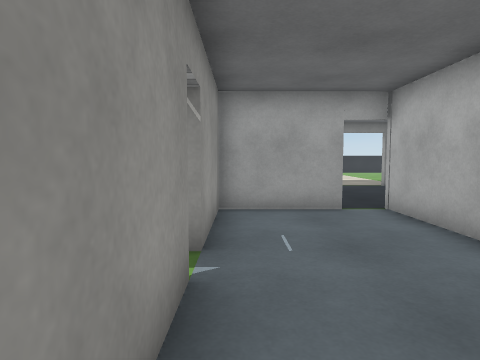
View 1 (above)

24 first-person views from a walk through a scene from a Unity 3-D project. The camera is 1.2 m above the floor, tilts 4° down and sees 75° across. The floor is counted in squares, 1 m on a side. Each view is taken from the middle of a square. On the plan, view 1 faces up. The plan holds only what a view shows up to about 13 squares ahead; the rest is blank. The place goes on beyond the plan. The player character is not drawn. Surface patterns are stand-ins for the level's own textures.

View 2
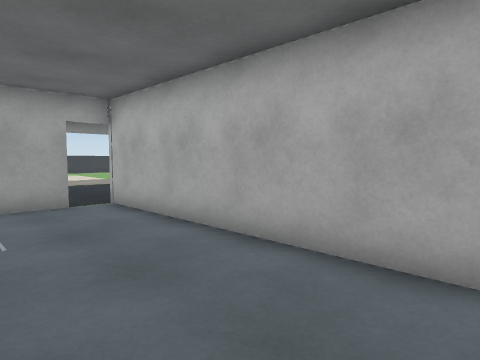

View 3
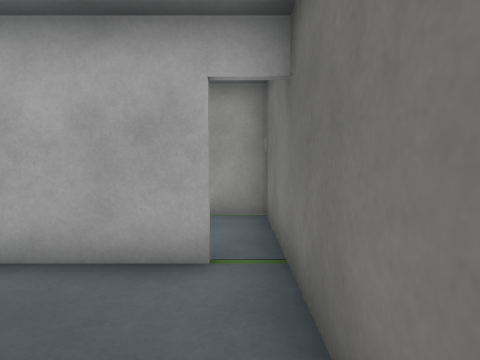

View 4
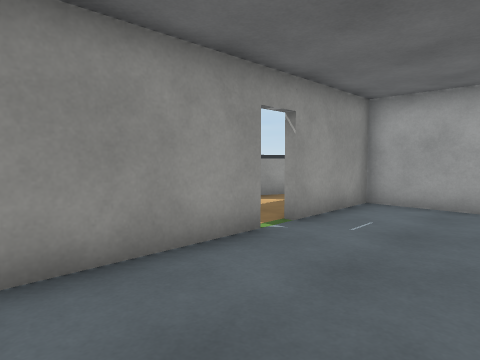

View 5
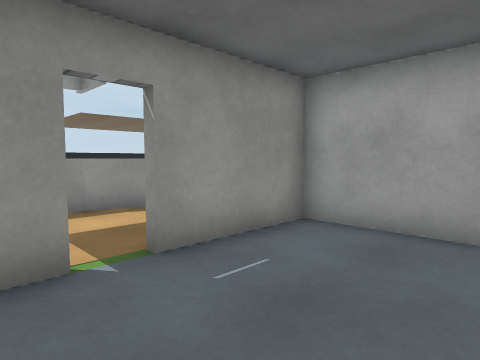

View 6
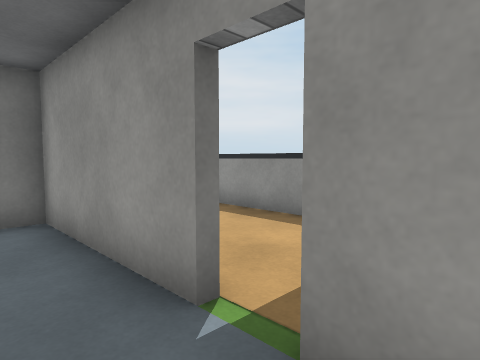

View 7
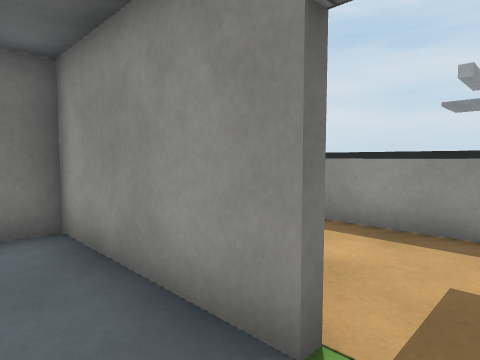

View 8
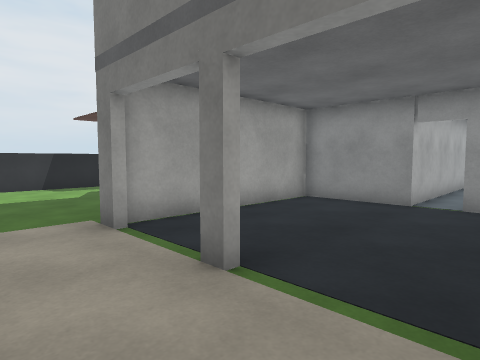

View 9
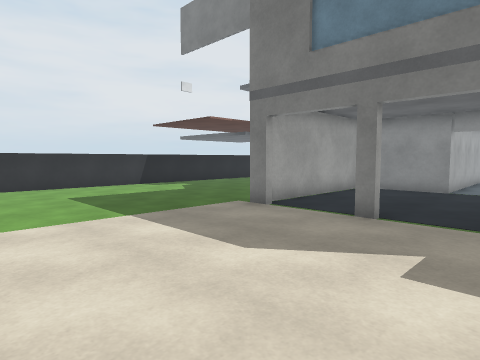

View 10
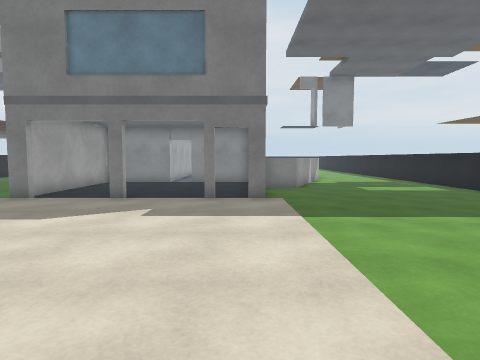

View 11
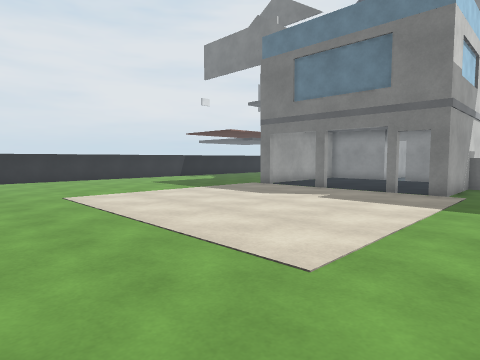

View 12
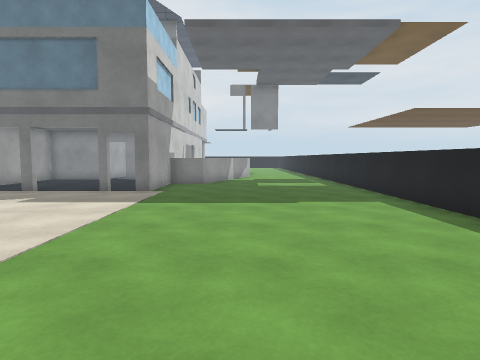

View 13
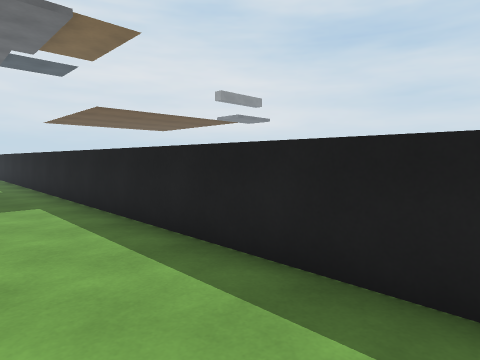

View 14
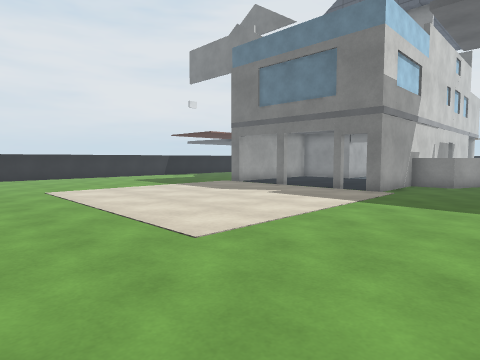

View 15
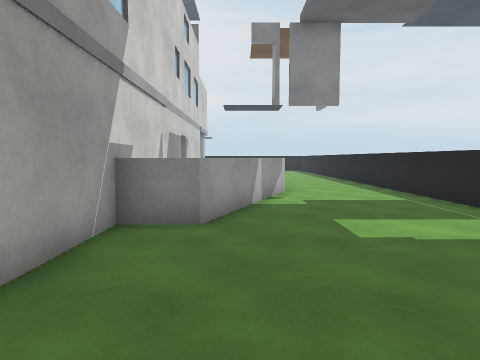

View 16
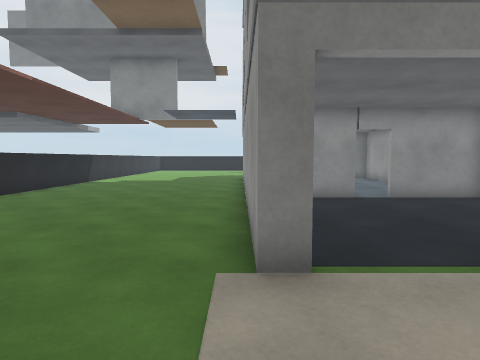

View 17
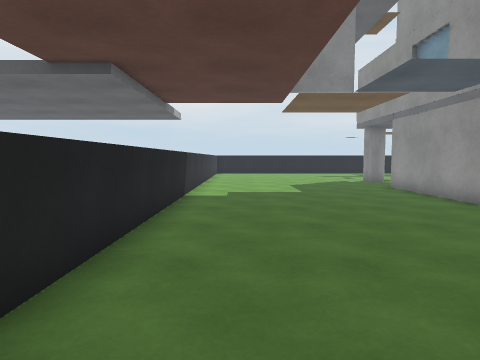

View 18
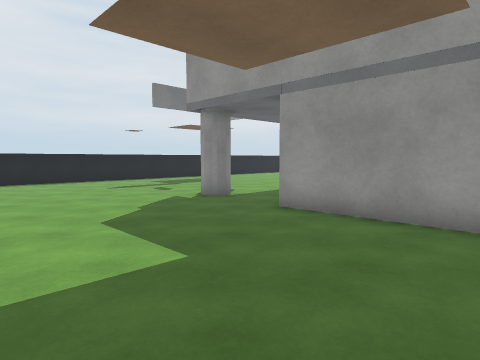

View 19
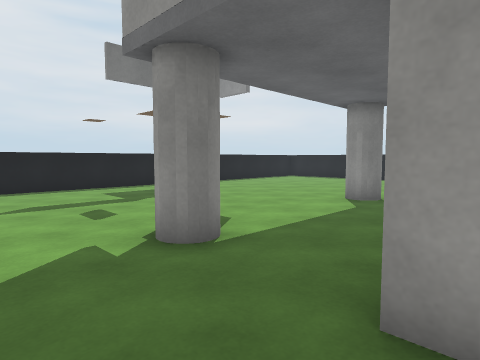

View 20
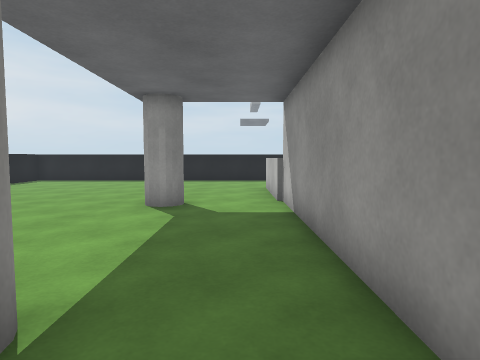

View 21
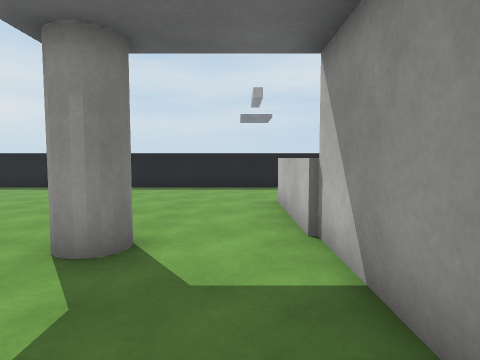

View 22
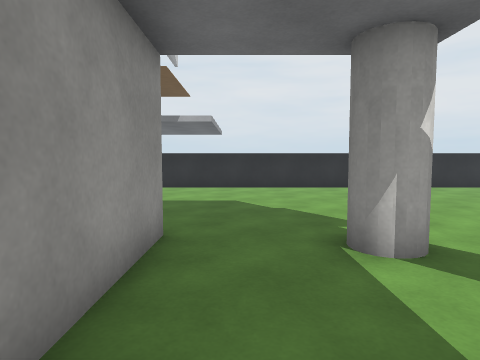

View 23
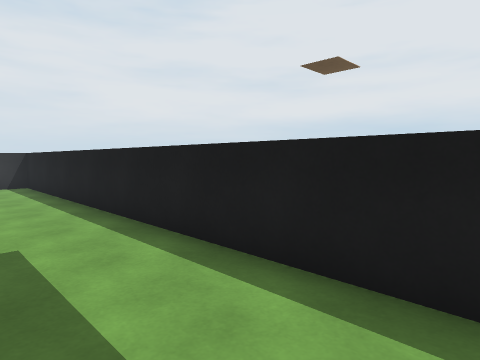

View 24
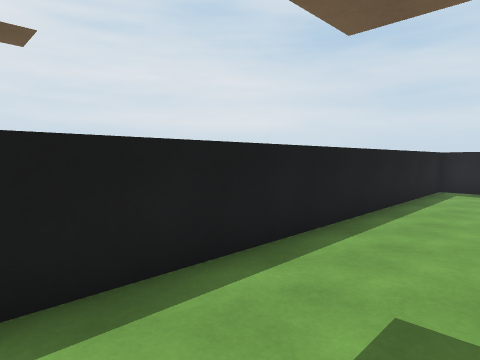

### Floor plan
Points are (right, up) in squares from view 1. A wall is a line through its corners. A room is listed if a view was taken in it or the views show most of it. See-through windows are left out.
Room 1 (views 1, 2, 3, 4, 5, 6, 7)
walls: (-0.5, 3.1) (-0.5, -1.6) (3.4, -1.6); (3.5, -0.8) (3.5, 6.4); (2.5, 7.3) (-0.5, 7.3) (-0.5, 4)
ways out: opening at (3, 7) to room 2; opening at (4, -1); gap at (-1, 3.5)
Room 2 (views 8, 9, 10, 11, 12, 13, 14, 15, 16, 17, 18, 19, 20, 21, 22, 23, 24)
walls: (3.5, 6.4) (3.5, 7.4) (6.6, 7.4) (6.6, 13.5); (-0.4, 7.4) (2.5, 7.4); (-0.8, 9) (-0.8, 13.8) (-0.2, 13.8); (6.8, 3) (6.8, -1.8) (-4.6, -1.8); (3.4, 13.8) (3.9, 13.8); (0.6, 13.8) (1.1, 13.8); (6.1, 13.8) (6.8, 13.8) (6.8, 7.8); (-4.6, 4.6) (-2.3, 10.4) (-0.8, 10.4); (14.8, 11.4) (14.8, 18.2); (14.8, -7.5) (14.8, 8.8); (-8.8, 24.8) (-8.8, -7.5); (-8.8, -10.9) (-8.8, -13.8) (14.8, -13.8) (14.8, -10.9)
ways out: opening at (3, 7) to room 1
objects: other object (-1, -5) to (0, -5); other object (6, -5) to (7, -5)

Positions as (right, up) in squares from view 1, and headings:
1: (0, 0), facing up
2: (0, -1), facing up-right
3: (0, -1), facing right
4: (3, -1), facing up-left
5: (3, 2), facing up-left
6: (1, 5), facing down-left
7: (1, 4), facing down-left
8: (1, 16), facing down-right
9: (1, 20), facing down-right
10: (0, 23), facing down
11: (-3, 25), facing down-right
12: (-4, 25), facing down
13: (-6, 25), facing down-left
14: (-5, 25), facing down-right
15: (-3, 16), facing down
16: (7, 17), facing down
17: (13, 11), facing down
18: (13, 3), facing down-left
19: (9, -1), facing down-left
20: (8, -3), facing left
21: (4, -3), facing left
22: (2, -3), facing right
23: (0, -11), facing down-right
24: (4, -11), facing down-left
